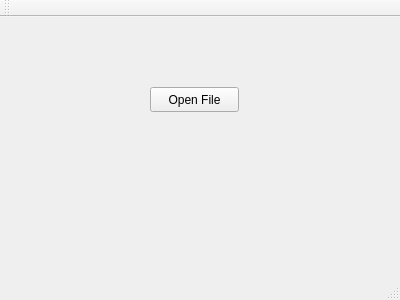
<?xml version="1.0" encoding="UTF-8"?>
<ui version="4.0">
 <class>MainWindow</class>
 <widget class="QMainWindow" name="MainWindow">
  <property name="geometry">
   <rect>
    <x>0</x>
    <y>0</y>
    <width>400</width>
    <height>300</height>
   </rect>
  </property>
  <property name="windowTitle">
   <string>MainWindow</string>
  </property>
  <widget class="QWidget" name="centralWidget">
   <widget class="QPushButton" name="pushButton">
    <property name="geometry">
     <rect>
      <x>150</x>
      <y>70</y>
      <width>89</width>
      <height>25</height>
     </rect>
    </property>
    <property name="text">
     <string>Open File</string>
    </property>
   </widget>
  </widget>
  <widget class="QMenuBar" name="menuBar">
   <property name="geometry">
    <rect>
     <x>0</x>
     <y>0</y>
     <width>400</width>
     <height>22</height>
    </rect>
   </property>
  </widget>
  <widget class="QToolBar" name="mainToolBar">
   <attribute name="toolBarArea">
    <enum>TopToolBarArea</enum>
   </attribute>
   <attribute name="toolBarBreak">
    <bool>false</bool>
   </attribute>
  </widget>
  <widget class="QStatusBar" name="statusBar"/>
 </widget>
 <layoutdefault spacing="6" margin="11"/>
 <resources/>
 <connections/>
</ui>
